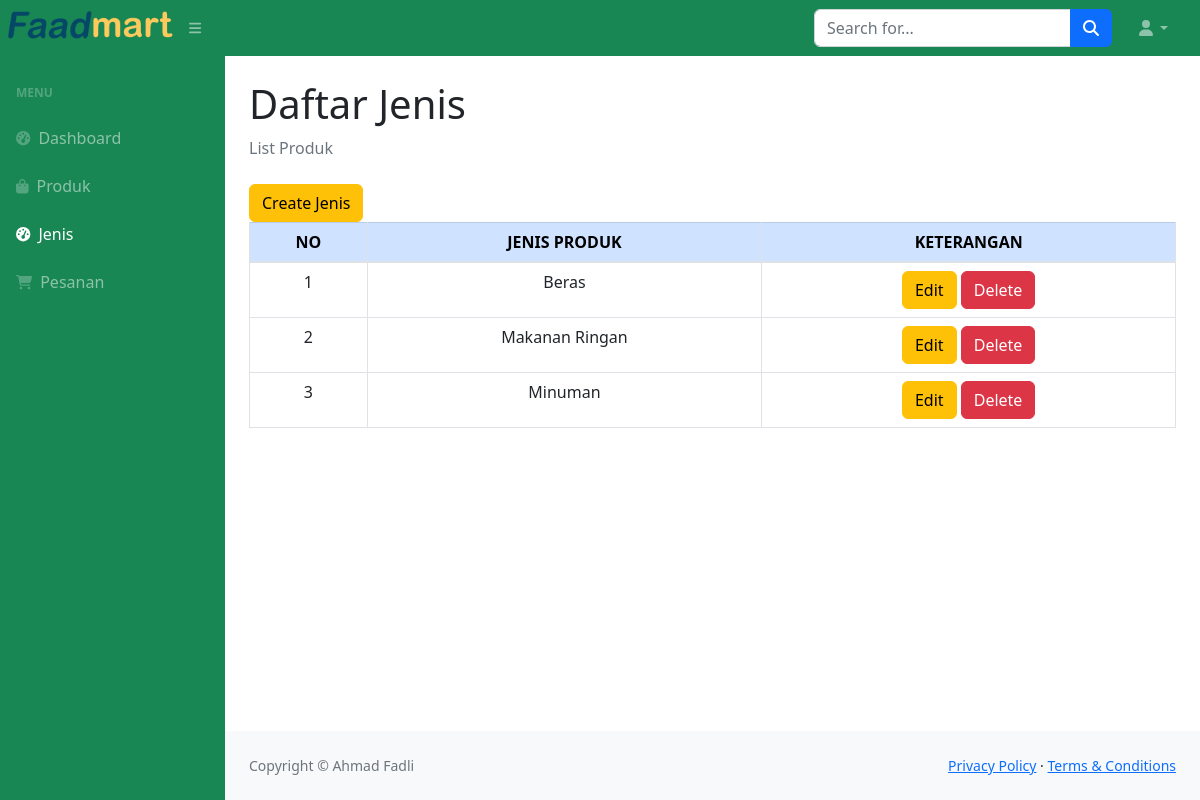
Page /list_jenis.php on the committed database.
### tables this page shows
CREATE TABLE `jenis_produk` (
  `id` int(11) NOT NULL,
  `jenis_produk` varchar(191) NOT NULL
);

### list_jenis.php (the view, shortened to what this page needs)
<?php require_once 'db_koneksi.php' ?>
<?php
    $sql = "SELECT * FROM jenis_produk";
    $rs = $dbh->query($sql);
?>
<!DOCTYPE html>
<html lang="en">
<head>
    <link href="https://cdn.jsdelivr.net/npm/simple-datatables@7.1.2/dist/style.min.css" rel="stylesheet" />
    <link href="css/style-shop.css" rel="stylesheet" />
</head>
<body class="sb-nav-fixed">
    <nav class="sb-topnav navbar navbar-expand navbar-dark bg-success">
        <img src="images/new/logo-produk.png" alt="" style="width: 180px;">
        <button class="btn btn-link btn-sm order-1 order-lg-0 me-4 me-lg-0" id="sidebarToggle" href="#!"><i
                class="fas fa-bars"></i></button>
        <form class="d-none d-md-inline-block form-inline ms-auto me-0 me-md-3 my-2 my-md-0">
            <div class="input-group">
                <input class="form-control" type="text" placeholder="Search for..." aria-label="Search for..."
                    aria-describedby="btnNavbarSearch" />
                <button class="btn btn-primary" id="btnNavbarSearch" type="button"><i
                        class="fas fa-search"></i></button>
            </div>
        </form>
        <ul class="navbar-nav ms-auto ms-md-0 me-3 me-lg-4">
            <li class="nav-item dropdown">
                <a class="nav-link dropdown-toggle" id="navbarDropdown" href="#" role="button" data-bs-toggle="dropdown"
                    aria-expanded="false"><i class="fas fa-user fa-fw"></i></a>
            </li>
        </ul>
    </nav>
    <div id="layoutSidenav">
        <div id="layoutSidenav_nav">
            <nav class="sb-sidenav accordion sb-sidenav-dark bg-success" id="sidenavAccordion">
                <div class="sb-sidenav-menu">
                    <div class="nav">
                        <div class="sb-sidenav-menu-heading">Menu</div>
                        <a class="nav-link" href="dashboard.php">
                            <div class="sb-nav-link-icon"><i class="fas fa-tachometer-alt"></i></div>
                            Dashboard
                        </a>
                        <a class="nav-link" href="list_produk.php">
                            <div class="sb-nav-link-icon"><i class="fas fa-shopping-bag"></i></div>
                            Produk
                        </a>
                        <a class="nav-link active" href="list_jenis.php">
                            <div class="sb-nav-link-icon"><i class="fas fa-tachometer-alt"></i></div>
                            Jenis
                        </a>
                        <a class="nav-link" href="list_pesanan.php">
                            <div class="sb-nav-link-icon"><i class="fas fa-shopping-cart"></i></div>
                            Pesanan
                        </a>
            </nav>
        </div>
        <div id="layoutSidenav_content">
            <main>
                <div class="container-fluid px-4">
                    <h1 class="mt-4">Daftar Jenis</h1>
                    <ol class="breadcrumb mb-4">
                        <li class="breadcrumb-item active">List Produk</li>
                    </ol>
                    <a class="btn btn-warning" href="create_jenis.php">Create Jenis</a>
                    <table class="table table-hover text-center table-bordered" width="100%" border="1" cellspacing="2"
                        cellpadding="2">
                        <thead>
                            <tr class="table-primary text-uppercase">
                                <th>No</th>
                                <th>Jenis Produk</th>
                                <th>Keterangan</th>
                            </tr>
                        </thead>
                        <tbody>
                            <?php
                                $nomor  =1 ;
                                foreach($rs as $row){
                                ?>
                            <tr>
                                <td><?=$nomor?></td>
                                <td><?=$row['jenis_produk']?></td>
                                <td>
                                    <a class="btn btn-warning" href="edit_jenis.php?idedit=<?=$row['id']?>">Edit</a>
                                    <a class="btn btn-danger" href="delete_jenis.php?iddel=<?= $row['id'] ?>"
                                        onclick="return confirm('Anda Yakin Hapus Data Kartu <?= $row['jenis_produk'] ?>?')">Delete</a>
                                </td>
                            </tr>
                            <?php
                                $nomor++;
                                }
                                ?>
                        </tbody>
                    </table>
                </div>
            </main>
            <footer class="py-4 bg-light mt-auto">
                <div class="container-fluid px-4">
                    <div class="d-flex align-items-center justify-content-between small">
                        <div class="text-muted">Copyright &copy; Ahmad Fadli</div>
                        <div>
                            <a href="#">Privacy Policy</a>
                            &middot;
                            <a href="#">Terms &amp; Conditions</a>
                        </div>
                    </div>
                </div>
            </footer>
        </div>
    </div>
</body>
</html>

### rows in the picture
jenis_produk: jenis_produk "Beras"
jenis_produk: jenis_produk "Makanan Ringan"
jenis_produk: jenis_produk "Minuman"
